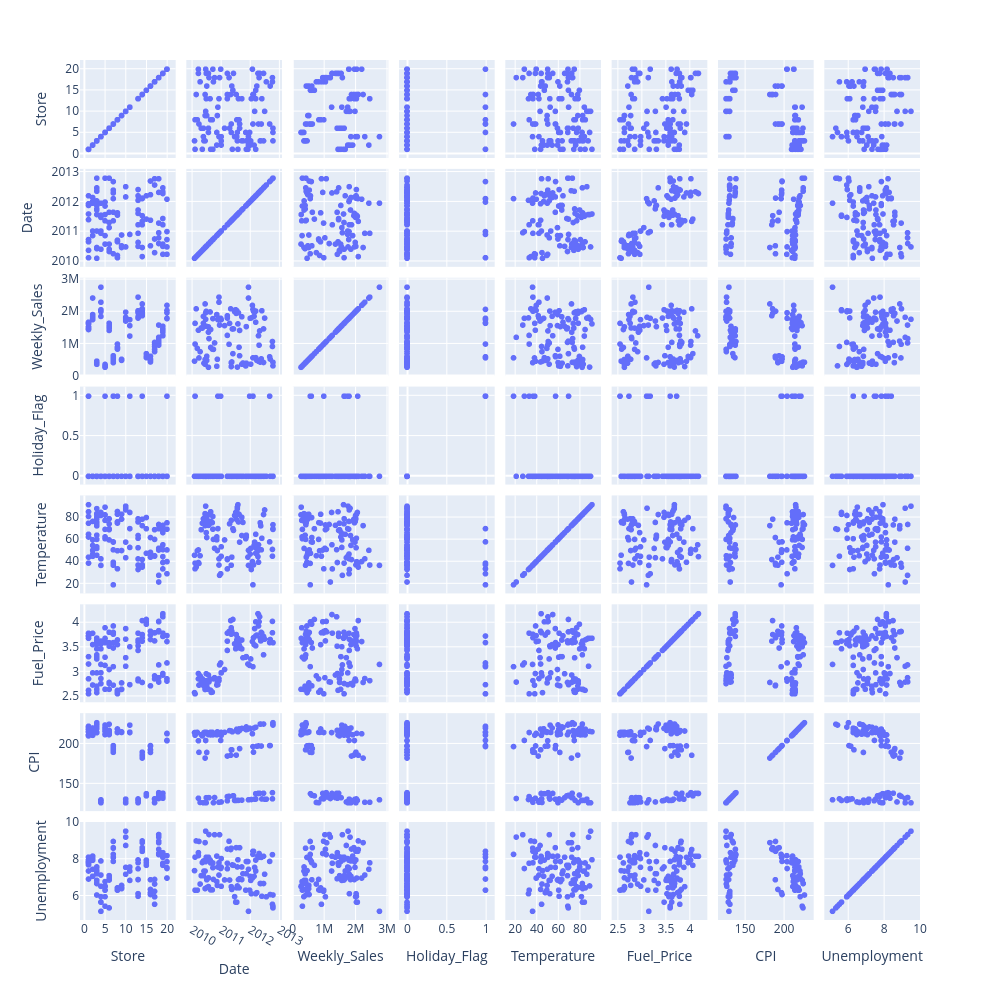

Notebook code cell kept with this figure:
### Code cell
data=data.loc[data['Unemployment']<13]
px.scatter_matrix(data,width=1000,height=1000).show()

### Figure 1 — Plotly figure (JSON) as saved in the notebook; plotly's stock layout.template omitted (floating-point values rounded to 4 significant figures; data arrays with more than 128 entries replaced by an {"elided": "..."} marker saying what was removed)
{"data": [{"dimensions": [{"axis": {"matches": true}, "label": "Store", "values": {"elided": "130 int values"}}, {"axis": {"matches": true}, "label": "Date", "values": {"elided": "130 str values"}}, {"axis": {"matches": true}, "label": "Weekly_Sales", "values": {"elided": "130 float values"}}, {"axis": {"matches": true}, "label": "Holiday_Flag", "values": {"elided": "130 int values"}}, {"axis": {"matches": true}, "label": "Temperature", "values": {"elided": "130 float values"}}, {"axis": {"matches": true}, "label": "Fuel_Price", "values": {"elided": "130 float values"}}, {"axis": {"matches": true}, "label": "CPI", "values": {"elided": "130 float values"}}, {"axis": {"matches": true}, "label": "Unemployment", "values": {"elided": "130 float values"}}], "hovertemplate": "%{xaxis.title.text}=%{x}<br>%{yaxis.title.text}=%{y}<extra></extra>", "legendgroup": "", "marker": {"color": "#636efa", "symbol": "circle"}, "name": "", "showlegend": false, "type": "splom"}], "layout": {"dragmode": "select", "height": 1000, "legend": {"tracegroupgap": 0}, "margin": {"t": 60}, "width": 1000}}
